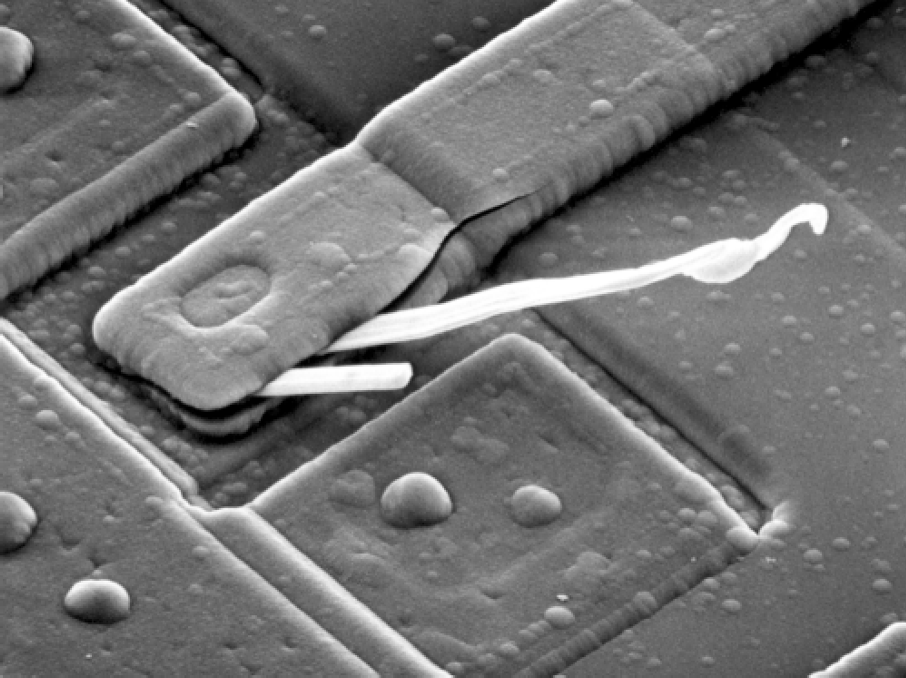
#> input picture DIP3E_Original_Images_CH04/Fig0429(a)(blown_ic).tif, 906 x 678 px
$ python show_fft.py
#> lines starting #> are read from the running program, lines starting #| are printed output that depends on the picture
#> further down, im is the input picture: shape (678, 906, 3); min 0, max 255, mean 112.6
#!/usr/bin/env python

import cv2
import numpy as np
import matplotlib.pyplot as plt

def fft(im, plot: plt.Axes, plot1: plt.Axes):
    gray_im = cv2.cvtColor(im, cv2.COLOR_BGR2GRAY)
    rows, cols = gray_im.shape[:2]
#> rows = 678; cols = 906
    M, N = rows*2, cols*2
#> M = 1356; N = 1812
    ext_im = np.zeros((M, N))
    ext_im[0:rows, 0:cols] = gray_im
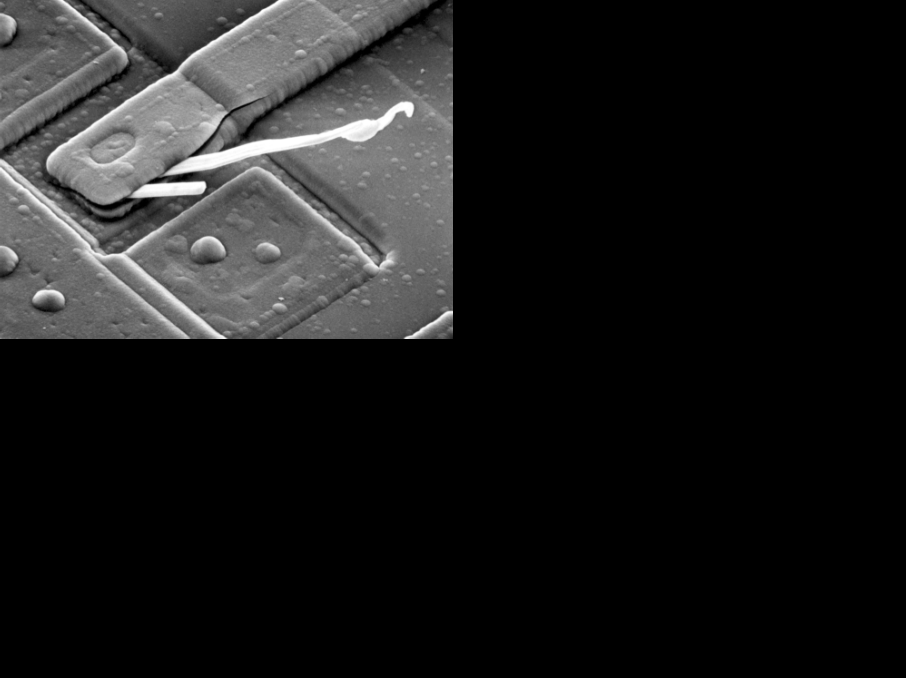
#> ext_im: shape (1356, 1812) float64 (shown at 1/2 size); min 0, max 255, mean 28.1
    fft = np.fft.fft2(gray_im)
    fft_shift = np.fft.fftshift(fft)

    spectrum = np.log(np.abs(fft_shift))
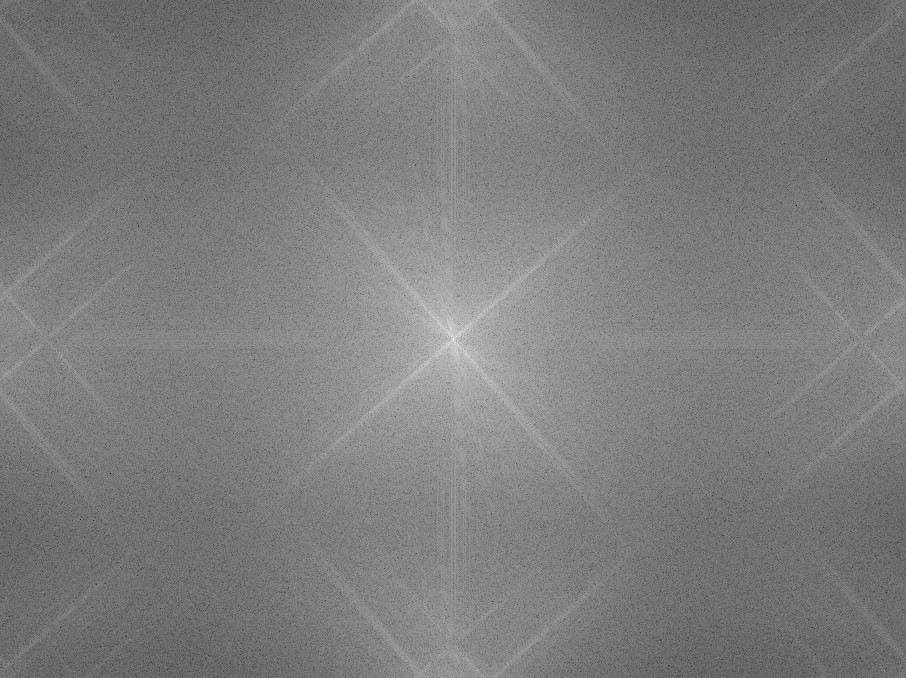
#> spectrum: shape (678, 906) float64; min -3, max 18.05, mean 7.35; drawn with min black and max white
    plot.imshow(spectrum, cmap='gray')
    plot.set_title('spectrum')
    plot.set_xticks([])
    plot.set_yticks([])

    # mask = np.ones((rows, cols))
    # mask[int(rows/2), int(cols/2)] = 0
    # filter_fft = fft_shift * mask

    fft_shift[int(rows/2), int(cols/2)] = 0
    ifft_shift = np.fft.ifftshift(fft_shift)
    ifft = np.fft.ifft2(ifft_shift)
    im_back = np.abs(ifft)
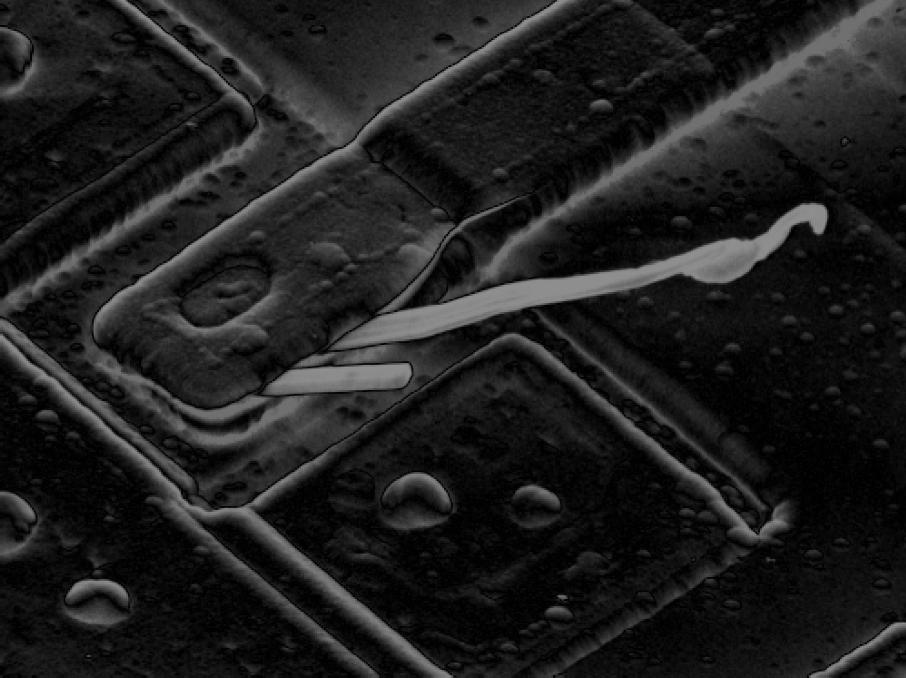
#> im_back: shape (678, 906) float64; min 0.403, max 142.4, mean 31

    ext_fft = np.fft.fft2(ext_im)
    ext_fft_shift = np.fft.fftshift(ext_fft)
    ext_spectrum = np.log(np.abs(ext_fft_shift))
    plot1.imshow(im_back, cmap='gray')
    plot1.set_title('ext-spectrum')
    plot1.set_xticks([])
    plot1.set_yticks([])


if __name__ == '__main__':
    figure = plt.figure()
    im = cv2.imread('DIP3E_Original_Images_CH04/Fig0429(a)(blown_ic).tif')

    origin_plot = figure.add_subplot(131)
    origin_plot.imshow(im)
    origin_plot.set_title('origin')
    origin_plot.set_xticks([])
    origin_plot.set_yticks([])

    fft_plot = figure.add_subplot(132)
    fft_plot1 = figure.add_subplot(133)
    fft(im, fft_plot, fft_plot1)

    plt.show()
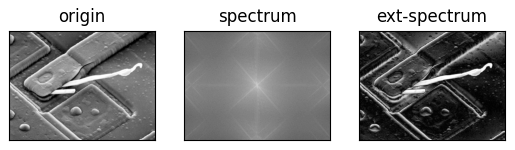
#> figure drawn by matplotlib, 3 panels
